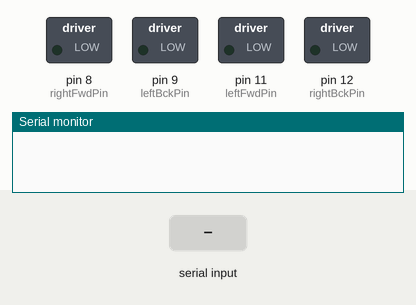
Simulated run of this sketch. Board: Arduino Uno, built with avr-gcc and run on an emulated ATmega328P. On the bench: switched loads named in the sketch (green lamp = pin HIGH), the last lines printed to the serial monitor. The inputs (shaded band) are chosen by the test bench.

Above: at 1.2 s.
1.3 s: "W" received over Serial
At 2.2 s:
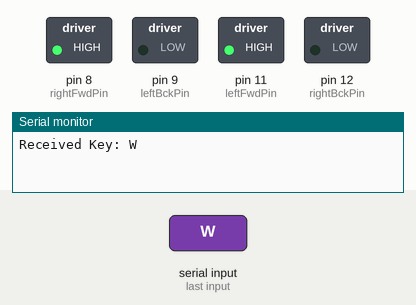
2.8 s: "A" received over Serial
At 3.3 s:
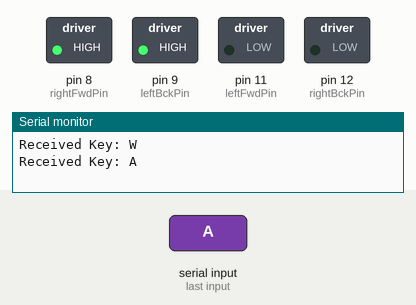
4.3 s: "S" received over Serial
At 5.5 s:
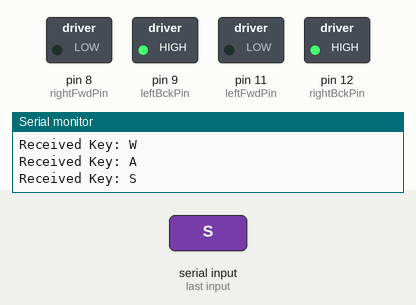
5.8 s: "D" received over Serial
At 6.8 s:
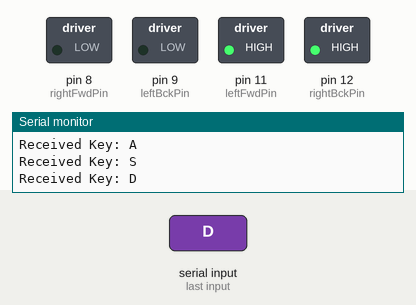
Timing chart, 0 to 8.3 s (numbered marks = the images above; inputs shaded):
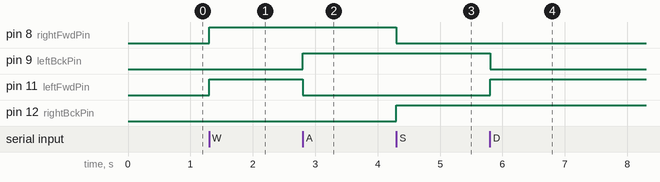

The sketch:

RemoteControlRobot.ino
```cpp
const int leftFwdPin = 11;
const int leftBckPin = 9;
const int rightFwdPin = 8;
const int rightBckPin = 12;

unsigned long startTime = 0; // Variable to store the start time
int duration = 1000;         // 1 second duration for each case

void setup() {
  Serial.begin(9600);

  // Initialize LED pins as OUTPUT
  pinMode(leftFwdPin, OUTPUT);
  pinMode(leftBckPin, OUTPUT);
  pinMode(rightFwdPin, OUTPUT);
  pinMode(rightBckPin, OUTPUT);

  // Initially stop
  stopMotors();
}

void loop() {
  if (Serial.available() > 0) {
    // Read the character from the serial port
    char receivedChar = Serial.read();

    // Print the received character to the serial monitor
    Serial.print("Received Key: ");
    Serial.println(receivedChar);

    // Check if the received character is valid
    if (isValidChar(receivedChar)) {
      // Record the start time for this case
      startTime = millis();

      // Control motors based on the received character until a different character is pressed
      while (Serial.available() == 0 && millis() - startTime < duration) {
        processChar(receivedChar);
      }
    } else {
      // Stop motors if an unrecognized key is pressed
      stopMotors();

      // Clear the queue if an unrecognized key is received
      while (Serial.available() > 0) {
        Serial.read(); // Discard the unread characters in the queue
      }
    }
  }
}

bool isValidChar(char c) {
  return (c == 'W' || c == 'A' || c == 'S' || c == 'D' || c == 'w' || c == 'a' || c == 's' || c == 'd');
}

void processChar(char receivedChar) {
  switch (receivedChar) {
    case 'w':
    case 'W':
      Fwd();
      break;
    case 'a':
    case 'A':
      Left();
      break;
    case 's':
    case 'S':
      Bck();
      break;
    case 'd':
    case 'D':
      Right();
      break;
    default:
      // Should not reach here, but just in case
      break;
  }
}

void stopMotors() {
  digitalWrite(leftFwdPin, LOW);
  digitalWrite(leftBckPin, LOW);
  digitalWrite(rightFwdPin, LOW);
  digitalWrite(rightBckPin, LOW);
}

void Left() {
  digitalWrite(leftFwdPin, LOW);
  digitalWrite(leftBckPin, HIGH);
  digitalWrite(rightFwdPin, HIGH);
  digitalWrite(rightBckPin, LOW);
}

void Right() {
  digitalWrite(leftFwdPin, HIGH);
  digitalWrite(leftBckPin, LOW);
  digitalWrite(rightFwdPin, LOW);
  digitalWrite(rightBckPin, HIGH);
}

void Fwd() {
  digitalWrite(leftFwdPin, HIGH);
  digitalWrite(leftBckPin, LOW);
  digitalWrite(rightFwdPin, HIGH);
  digitalWrite(rightBckPin, LOW);
}

void Bck() {
  digitalWrite(leftFwdPin, LOW);
  digitalWrite(leftBckPin, HIGH);
  digitalWrite(rightFwdPin, LOW);
  digitalWrite(rightBckPin, HIGH);
}

void Stop() {
  digitalWrite(leftFwdPin, LOW);
  digitalWrite(leftBckPin, LOW);
  digitalWrite(rightFwdPin, LOW);
  digitalWrite(rightBckPin, LOW);
}
```

Measured:
- after the input at 1.3 s, pin 8 (rightFwdPin), pin 11 (leftFwdPin): LOW → HIGH at once
- after the input at 2.8 s, pin 9 (leftBckPin): LOW → HIGH at once; pin 11 (leftFwdPin): HIGH → LOW at once
- after the input at 4.3 s, pin 8 (rightFwdPin): HIGH → LOW at once; pin 12 (rightBckPin): LOW → HIGH at once
- after the input at 5.8 s, pin 9 (leftBckPin): HIGH → LOW at once; pin 11 (leftFwdPin): LOW → HIGH at once
